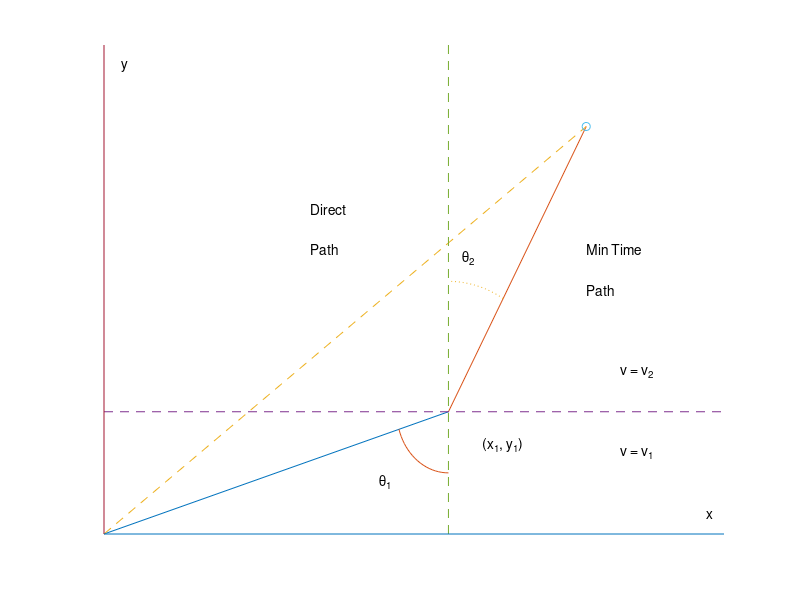

This figure's MATLAB source:
% Script f01_08.m; min time paths thru a region with two 
% layers of const velocity magnitude;      10/96, 4/1/02
%
x1=1; y1=.3; x2=1.4; y2=1;
%
figure(1); clf; plot([0 x1],[0 y1],[x1 x2],[y1 y2],...
   [0 x2],[0 y2],'--',[0 1.8],[y1 y1],'--',[x1 x1],...
   [0 1.2],'--',x2,y2,'o',[0 0],[0 1.2],[0 1.8],[0 0]);
hold on; axis([0 1.8 0 1.2]); text(1.1,.22,'(x_1, y_1)');
text(.8,.13,'\theta_1'); text(1.04,.68,'\theta_2');
text(1.5,.4,'v = v_2'); text(1.5,.2,'v = v_1');
text(1.75,.05,'x'); text(.05,1.15,'y');
text(1.4,.7,'Min Time'); text(1.4,.6,'Path');
text(.6,.8,'Direct'); text(.6,.7,'Path');
th1=pi+atan(.3); th2=3*pi/2; dth=th2-th1;
th=[th1:dth/20:th2]; n=length(th);
xt=ones(1,n)+.15*cos(th); yt=.3*ones(1,n)+.15*sin(th);
plot(xt,yt); th1=pi/2-atan(.4/.7); th2=pi/2; 
dth=th2-th1; th=[th1:dth/20:th2]; n=length(th);
xt=ones(1,n)+.32*cos(th); yt=.3*ones(1,n)+.32*sin(th);
plot(xt,yt,':'); axis('off')
%print -deps2 \book_do\figures\f01_08
